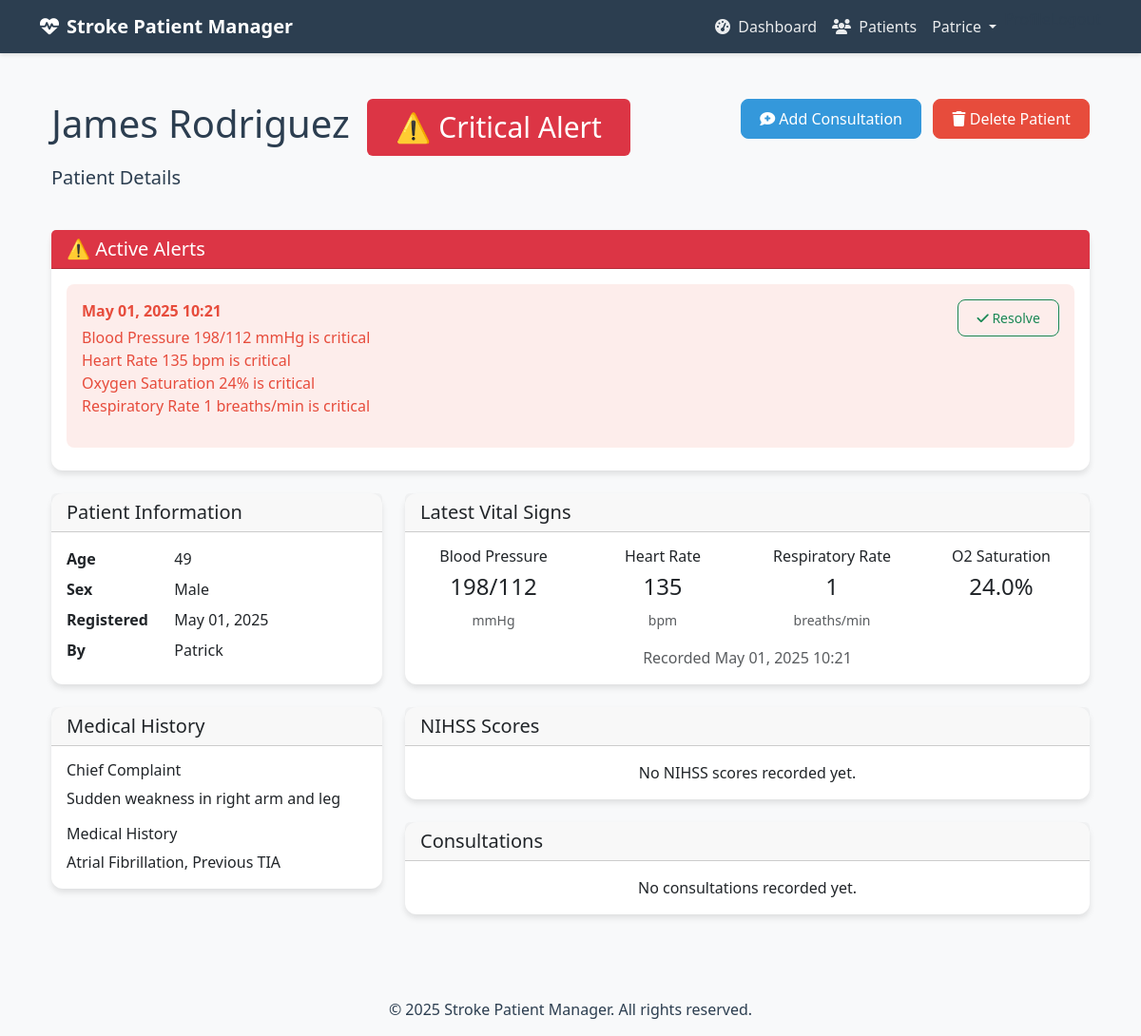
/patients/9/ (signed in), run on the app's committed database.
### core/models.py (models this page shows, shortened)
class User(AbstractUser):
    ROLE_CHOICES = [
        ('TECHNICIAN', 'Technician'),
        ('NEUROLOGIST', 'Neurologist'),
    ]
    role = models.CharField(max_length=20, choices=ROLE_CHOICES)
    phone = models.CharField(max_length=20, blank=True)
    created_at = models.DateTimeField(auto_now_add=True)
    updated_at = models.DateTimeField(auto_now=True)
    def is_technician(self):
        return self.role == 'TECHNICIAN'
    def is_neurologist(self):
        return self.role == 'NEUROLOGIST'

class Patient(models.Model):
    GENDER_CHOICES = [
        ('M', 'Male'),
        ('F', 'Female'),
        ('O', 'Other')
    ]
    name = models.CharField(max_length=100)
    age = models.IntegerField(validators=[MinValueValidator(0), MaxValueValidator(150)])
    sex = models.CharField(max_length=1, choices=GENDER_CHOICES)
    chief_complaint = models.TextField()
    medical_history = models.TextField()
    created_by = models.ForeignKey(User, on_delete=models.CASCADE, related_name='patients')
    created_at = models.DateTimeField(auto_now_add=True)
    updated_at = models.DateTimeField(auto_now=True)
    has_critical_alert = models.BooleanField(default=False)

class Alert(models.Model):
    SEVERITY_CHOICES = [
        ('LOW', 'Low'),
        ('MEDIUM', 'Medium'),
        ('HIGH', 'High')
    ]
    patient = models.ForeignKey(Patient, on_delete=models.CASCADE, related_name='alerts')
    message = models.TextField()
    severity = models.CharField(max_length=10, choices=SEVERITY_CHOICES)
    is_active = models.BooleanField(default=True)
    created_at = models.DateTimeField(auto_now_add=True)
    resolved_at = models.DateTimeField(null=True, blank=True)
    resolved_by = models.ForeignKey(User, on_delete=models.SET_NULL, null=True, related_name='resolved_alerts')
    class Meta:
        ordering = ['-created_at']

class VitalSigns(models.Model):
    patient = models.ForeignKey(Patient, on_delete=models.CASCADE, related_name='vital_signs')
    blood_pressure_systolic = models.IntegerField()
    blood_pressure_diastolic = models.IntegerField()
    heart_rate = models.IntegerField()
    respiratory_rate = models.IntegerField()
    oxygen_saturation = models.DecimalField(max_digits=4, decimal_places=1)
    recorded_by = models.ForeignKey(User, on_delete=models.CASCADE, related_name='recorded_vitals')
    timestamp = models.DateTimeField(auto_now_add=True)
    class Meta:
        ordering = ['-timestamp']

### core/views.py (the view)
# urls.py: path('patients/<int:patient_id>/', views.patient_detail, name='patient_detail'),
@login_required
def patient_detail(request, patient_id):
    if not request.user.is_technician() and not request.user.is_neurologist():
        raise PermissionDenied
    patient = get_object_or_404(Patient, id=patient_id)
    vitals = VitalSigns.objects.filter(patient=patient).order_by('-timestamp')
    labs = LabResult.objects.filter(patient=patient).order_by('-timestamp')
    imaging = Imaging.objects.filter(patient=patient).order_by('-timestamp')
    nihss = NIHSSScore.objects.filter(patient=patient).order_by('-timestamp')
    consultations = Consultation.objects.filter(patient=patient).order_by('-created_at')
    alerts = Alert.objects.filter(patient=patient, is_active=True).order_by('-created_at')
    context = {
        'patient': patient,
        'vitals': vitals,
        'labs': labs,
        'imaging': imaging,
        'nihss': nihss,
        'consultations': consultations,
        'alerts': alerts,
    }
    return render(request, 'core/patient_detail.html', context)

### templates/core/patient_detail.html (shortened to what this page needs)
{% extends "core/base.html" %}
{% block content %}
<div class="container py-4">
    <div class="row mb-4">
        <div class="col">
            <h1>
                {{ patient.name }}
                {% if patient.has_critical_alert %}
                    <span class="badge bg-danger ms-2">⚠️ Critical Alert</span>
                {% endif %}
            </h1>
            <p class="lead">Patient Details</p>
        </div>
        <div class="col-auto">
            {% if user.is_technician %}
                <div class="btn-group">
                    <a href="{% url 'core:record_vitals' patient.id %}" class="btn btn-success">
                        <i class="fas fa-heartbeat"></i> Record Vitals
                    </a>
                    <a href="{% url 'core:record_nihss' patient.id %}" class="btn btn-info">
                        <i class="fas fa-brain"></i> NIHSS Assessment
                    </a>
                </div>
            {% elif user.is_neurologist %}
                <div class="btn-group">
                    <a href="{% url 'core:add_consultation' patient.id %}" class="btn btn-primary">
                        <i class="fas fa-comment-medical"></i> Add Consultation
                    </a>
                </div>
            {% endif %}
            <div class="btn-group ms-2">
                <a href="{% url 'core:delete_patient' patient.id %}" class="btn btn-danger">
                    <i class="fas fa-trash"></i> Delete Patient
                </a>
            </div>
        </div>
    </div>
    <div class="row">
        {% with active_alerts=patient.alerts.all %}
        {% if active_alerts %}
        <div class="col-12 mb-4">
            <div class="card border-danger">
                <div class="card-header bg-danger text-white">
                    <h5 class="mb-0">⚠️ Active Alerts</h5>
                </div>
                <div class="card-body">
                    {% for alert in active_alerts %}
                        {% if alert.is_active %}
                        <div class="alert alert-danger mb-2">
                            <div class="d-flex justify-content-between align-items-start">
                                <div>
                                    <p class="mb-1"><strong>{{ alert.created_at|date:"M d, Y H:i" }}</strong></p>
                                    {{ alert.message|linebreaks }}
                                </div>
                                {% if user.is_neurologist %}
                                <form method="POST" action="{% url 'core:resolve_alert' alert.id %}" class="ms-3">
                                    <button type="submit" class="btn btn-sm btn-outline-success">
                                        <i class="fas fa-check"></i> Resolve
                                    </button>
                                </form>
                                {% endif %}
                            </div>
                        </div>
                        {% endif %}
                    {% endfor %}
                </div>
            </div>
        </div>
        {% endif %}
        {% endwith %}
        <div class="col-md-4">
            <div class="card mb-4">
                <div class="card-header">
                    <h5 class="mb-0">Patient Information</h5>
                </div>
                <div class="card-body">
                    <dl class="row mb-0">
                        <dt class="col-sm-4">Age</dt>
                        <dd class="col-sm-8">{{ patient.age }}</dd>
                        <dt class="col-sm-4">Sex</dt>
                        <dd class="col-sm-8">{{ patient.get_sex_display }}</dd>
                        <dt class="col-sm-4">Registered</dt>
                        <dd class="col-sm-8">{{ patient.created_at|date:"M d, Y" }}</dd>
                        <dt class="col-sm-4">By</dt>
                        <dd class="col-sm-8">{{ patient.created_by.username }}</dd>
                    </dl>
                </div>
            </div>
            <div class="card mb-4">
                <div class="card-header">
                    <h5 class="mb-0">Medical History</h5>
                </div>
                <div class="card-body">
                    <h6>Chief Complaint</h6>
                    <p>{{ patient.chief_complaint }}</p>
                    <h6>Medical History</h6>
                    <p class="mb-0">{{ patient.medical_history }}</p>
                </div>
            </div>
        </div>
        <div class="col-md-8">
            <div class="card mb-4">
                <div class="card-header">
                    <h5 class="mb-0">Latest Vital Signs</h5>
                </div>
                <div class="card-body">
                    {% with latest_vitals=patient.vital_signs.first %}
                        {% if latest_vitals %}
                            <div class="row">
                                <div class="col-md-3 text-center mb-3">
                                    <h6>Blood Pressure</h6>
                                    <p class="h4">{{ latest_vitals.blood_pressure_systolic }}/{{ latest_vitals.blood_pressure_diastolic }}</p>
                                    <small class="text-muted">mmHg</small>
                                </div>
                                <div class="col-md-3 text-center mb-3">
                                    <h6>Heart Rate</h6>
                                    <p class="h4">{{ latest_vitals.heart_rate }}</p>
                                    <small class="text-muted">bpm</small>
                                </div>
                                <div class="col-md-3 text-center mb-3">
                                    <h6>Respiratory Rate</h6>
                                    <p class="h4">{{ latest_vitals.respiratory_rate }}</p>
                                    <small class="text-muted">breaths/min</small>
                                </div>
                                <div class="col-md-3 text-center mb-3">
                                    <h6>O2 Saturation</h6>
                                    <p class="h4">{{ latest_vitals.oxygen_saturation }}%</p>
                                </div>
                            </div>
                            <p class="text-muted text-center mb-0">
                                Recorded {{ latest_vitals.timestamp|date:"M d, Y H:i" }}
                            </p>
                        {% else %}
                            <p class="text-center mb-0">No vital signs recorded yet.</p>
                        {% endif %}
                    {% endwith %}
                </div>
            </div>
            <div class="card mb-4">
                <div class="card-header">
                    <h5 class="mb-0">NIHSS Scores</h5>
                </div>
                <div class="card-body">
                    {% if patient.nihss_scores.exists %}
                        <div class="table-responsive">
                            <table class="table">
                                <thead>
                                    <tr>
                                        <th>Score</th>
                                        <th>Notes</th>
                                        <th>Recorded By</th>
                                        <th>Time</th>
                                    </tr>
                                </thead>
                                <tbody>
                                    {% for score in patient.nihss_scores.all %}
                                        <tr>
                                            <td>{{ score.score }}</td>
                                            <td>{{ score.notes|truncatechars:50 }}</td>
                                            <td>{{ score.recorded_by.username }}</td>
                                            <td>{{ score.timestamp|date:"M d, Y H:i" }}</td>
                                        </tr>
                                    {% endfor %}
                                </tbody>
                            </table>
                        </div>
                    {% else %}
                        <p class="text-center mb-0">No NIHSS scores recorded yet.</p>
                    {% endif %}
                </div>
            </div>
            <div class="card">
                <div class="card-header">
                    <h5 class="mb-0">Consultations</h5>
                </div>
                <div class="card-body">
                    {% if patient.consultations.exists %}
                        {% for consultation in patient.consultations.all %}
                            <div class="mb-3">
                                <h6>{{ consultation.neurologist.username }} - {{ consultation.created_at|date:"M d, Y H:i" }}</h6>
                                <p class="mb-1"><strong>Diagnosis:</strong> {{ consultation.diagnosis }}</p>
                                <p class="mb-1"><strong>Treatment Plan:</strong> {{ consultation.treatment_plan }}</p>
                                {% if consultation.additional_orders %}
                                    <p class="mb-0"><strong>Additional Orders:</strong> {{ consultation.additional_orders }}</p>
                                {% endif %}
                            </div>
                            {% if not forloop.last %}<hr>{% endif %}
                        {% endfor %}
                    {% else %}
                        <p class="text-center mb-0">No consultations recorded yet.</p>
                    {% endif %}
                </div>
            </div>
        </div>
    </div>
</div>
{% endblock %}

### templates/core/base.html (shortened to what this page needs)
<!DOCTYPE html>
<html lang="en">
<head>
    <link href="https://cdn.jsdelivr.net/npm/bootstrap@5.3.0/dist/css/bootstrap.min.css" rel="stylesheet">
    <link rel="stylesheet" href="https://cdnjs.cloudflare.com/ajax/libs/font-awesome/6.4.0/css/all.min.css">
</head>
<body>
    <nav class="navbar navbar-expand-lg navbar-dark mb-4">
        <div class="container">
            <a class="navbar-brand" href="{% url 'core:role_selection' %}">
                <i class="fas fa-heartbeat me-2"></i>Stroke Patient Manager
            </a>
            <div class="collapse navbar-collapse" id="navbarNav">
                <ul class="navbar-nav ms-auto">
                    {% if user.is_authenticated %}
                    {% if user.is_technician %}
                    <li class="nav-item">
                        <a class="nav-link" href="{% url 'core:technician_dashboard' %}">
                            <i class="fas fa-tachometer-alt me-1"></i> Dashboard
                        </a>
                    </li>
                    <li class="nav-item">
                        <a class="nav-link" href="{% url 'core:patient_register' %}">
                            <i class="fas fa-user-plus me-1"></i> New Patient
                        </a>
                    </li>
                    {% elif user.is_neurologist %}
                    <li class="nav-item">
                        <a class="nav-link" href="{% url 'core:neurologist_dashboard' %}">
                            <i class="fas fa-tachometer-alt me-1"></i> Dashboard
                        </a>
                    </li>
                    {% endif %}
                    <li class="nav-item">
                        <a class="nav-link" href="{% url 'core:patient_list' %}">
                            <i class="fas fa-users me-1"></i> Patients
                        </a>
                    </li>
                    <li class="nav-item dropdown">
                        <a class="nav-link dropdown-toggle" href="#" id="navbarDropdown" role="button" data-bs-toggle="dropdown">
                            {{ user.username }}
                        </a>
                    </li>
                                <li><a class="dropdown-item" href="{% url 'core:profile' %}">Profile</a></li>
                                <li><a class="dropdown-item" href="{% url 'core:logout' %}">Logout</a></li>
                            </ul>
                    {% endif %}
            </div>
        </div>
    </nav>
    <main class="container my-4">
        {% block content %}{% endblock %}
    </main>
    <footer class="bg-light py-3 mt-5">
        <div class="container text-center">
            <p class="mb-0">&copy; 2025 Stroke Patient Manager. All rights reserved.</p>
        </div>
    </footer>
</body>
</html>

### data on the page
User: username "Patrice"
Patient: name "James Rodriguez", age "49", sex "Male", created_at "May 01, 2025", created_by.username "Patrick", chief_complaint "Sudden weakness in right arm and leg", medical_history "Atrial Fibrillation, Previous TIA"
Alert: created_at "May 01, 2025 10:21", message "Blood Pressure 198/112 mmHg is critical Heart Rate 135 bpm is critical Oxygen Saturation 24% is critical Respiratory Rate 1 breaths/min is critical"
VitalSigns: blood_pressure_systolic "198", blood_pressure_diastolic "112", heart_rate "135", respiratory_rate "1", oxygen_saturation "24.0", timestamp "May 01, 2025 10:21"
